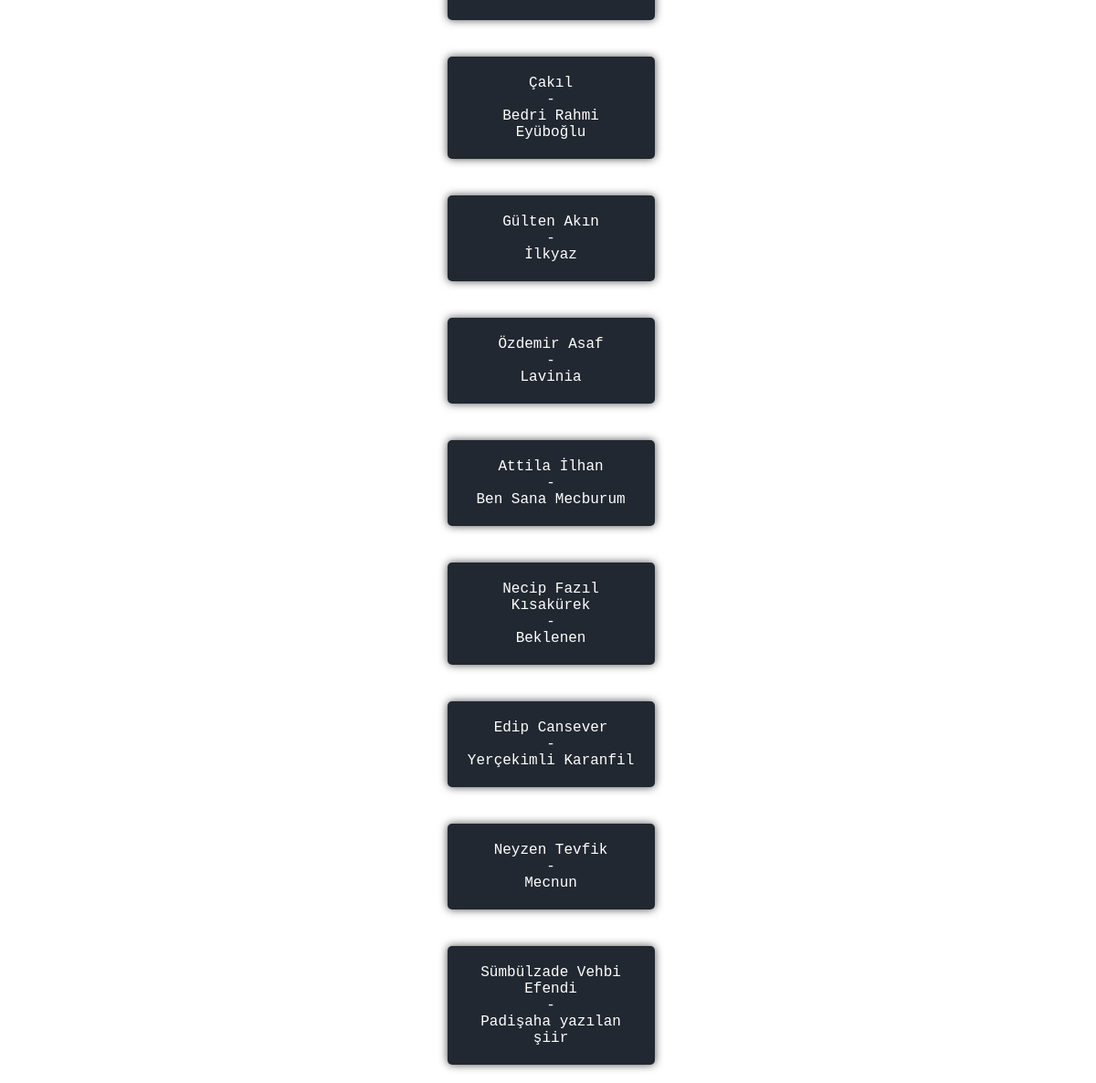
The page / on the database its author committed.
### poetsShown/models.py (models this page shows, shortened)
class poetsShown(models.Model):
    poetAuthor = models.CharField(max_length=60)
    poetName = models.CharField(max_length=60)
    poetContext = models.TextField(max_length=4000)

### poetsShown/views.py (the view)
# urls.py: path("", views.index, name='index'),
def index(request):
    poets = poetsShown.objects.all()
    return render(request,'poetsShown/index.html',{
        'poets':poets
        })

### poetsShown/templates/poetsShown/index.html (shortened to what this page needs)
{% load static %}
<!DOCTYPE html>
<html lang="en">
<head>
    <link rel="stylesheet" href="{% static 'poetsShown/css/index.css' %}">
</head>
<body>
    <h1>Şiirler</h1>
    <div class="container">
        <ul>
            {% for poet in poets %}
                <div class="poetShow">
                    <li>
                        <a href="{% url 'poet_show' author=poet.poetAuthor %}"><div class="poets">{{poet.poetAuthor}} <br> - <br> {{poet.poetName}}</div></a>
                    </li>
                </div>
            {% endfor %}
        </ul>
</div>
</body>
</html>

### poetsShown/static/poetsShown/css/index.css (style rules this page uses)
* { text-decoration: none; list-style-type: none; text-align: center; }
.container { display: flex; justify-content: center; align-items: center; height: 100vh; }
.poetShow { justify-content: center; align-items: center; padding: 20px; background-color: white; font-family: Andale Mono, monospace; }
.poets { background-color: #222831; border-radius: 5px; padding: 20px; box-shadow: 0 0 10px rgba(0, 0, 0, 0.7); color: white; margin-right: 13%; }

### rows shown on the page
poetsShown: poetAuthor "Çakıl", poetName "Bedri Rahmi Eyüboğlu"
poetsShown: poetAuthor "Gülten Akın", poetName "İlkyaz"
poetsShown: poetAuthor "Özdemir Asaf", poetName "Lavinia"
poetsShown: poetAuthor "Attila İlhan", poetName "Ben Sana Mecburum"
poetsShown: poetAuthor "Necip Fazıl Kısakürek", poetName "Beklenen"
poetsShown: poetAuthor "Edip Cansever", poetName "Yerçekimli Karanfil"
poetsShown: poetAuthor "Neyzen Tevfik", poetName "Mecnun"
poetsShown: poetAuthor "Sümbülzade Vehbi Efendi", poetName "Padişaha yazılan şiir"
